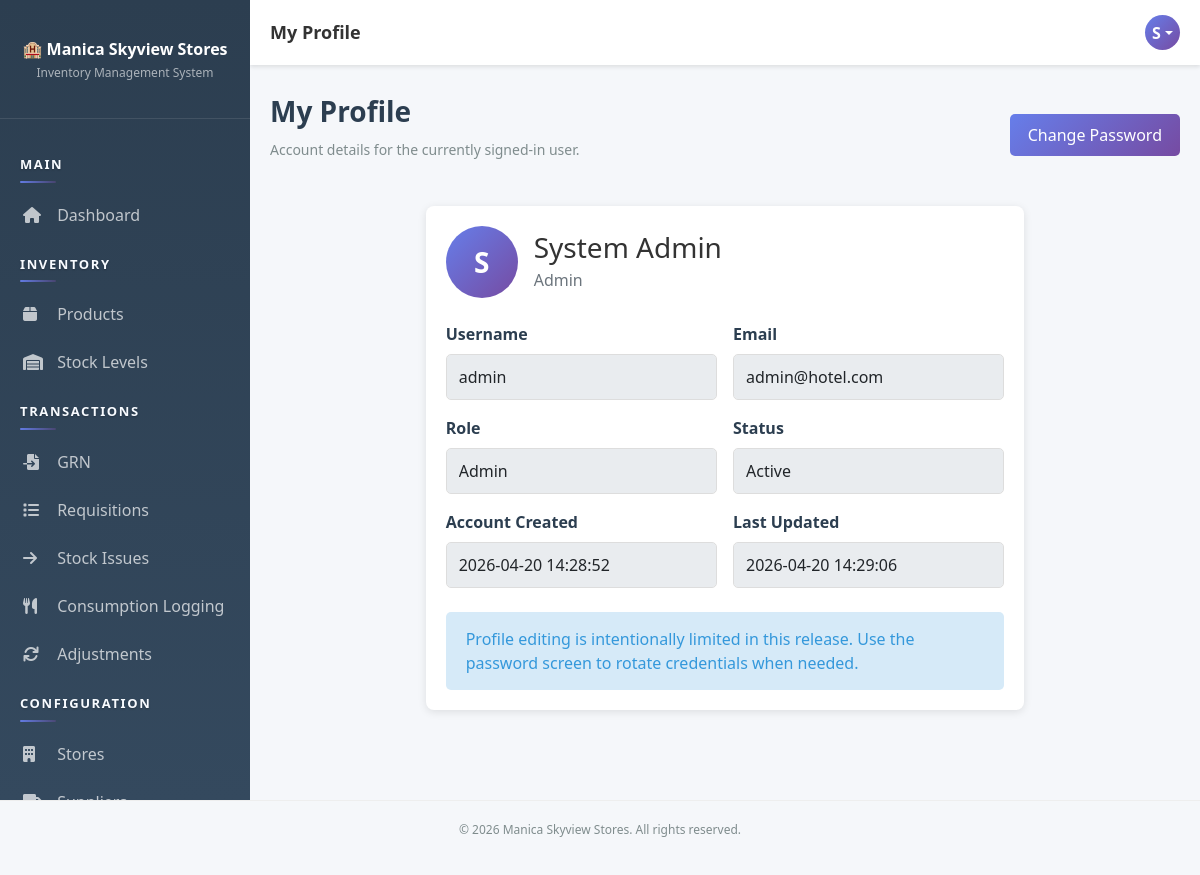
Page /pages/profile.php (signed in) on the earlier database version.
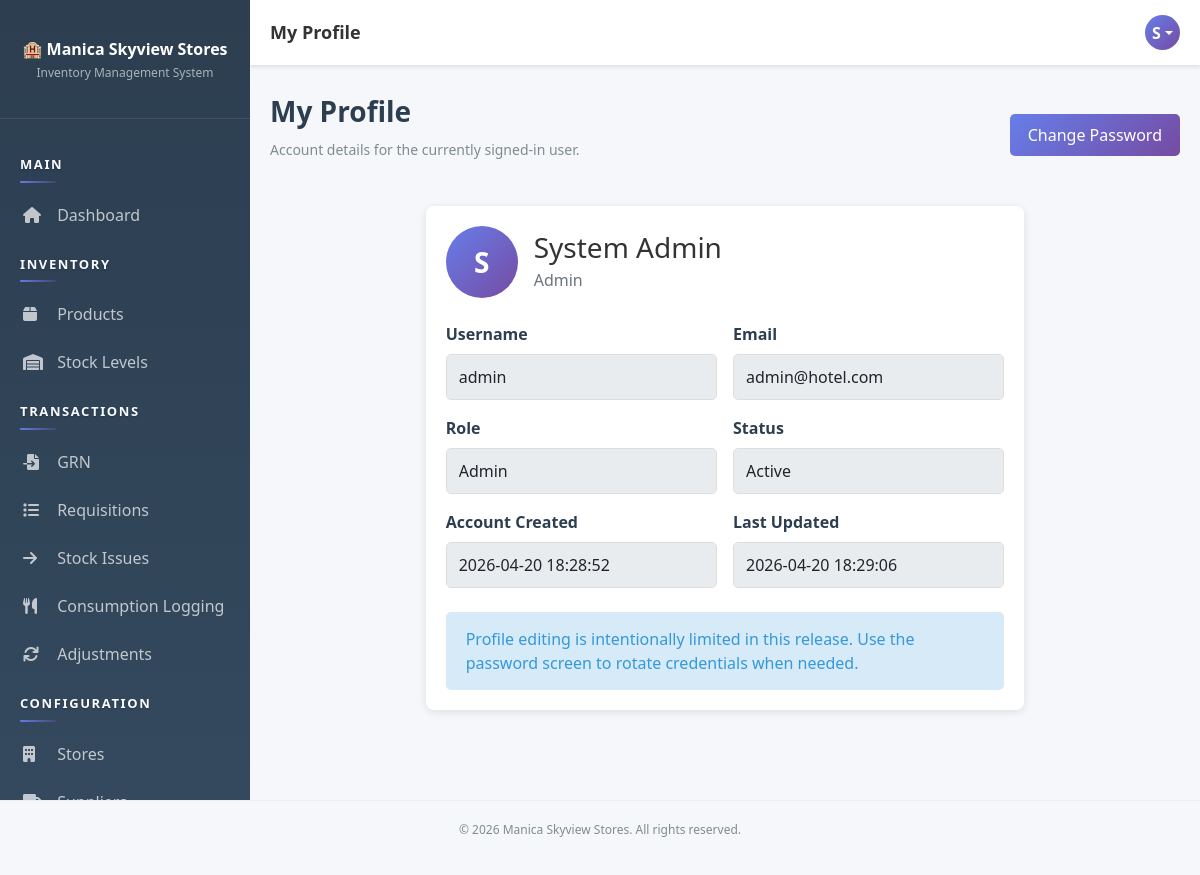
Same page on the later database version.
### tables this page shows
CREATE TABLE `users` (
  `user_id` int(11) NOT NULL AUTO_INCREMENT,
  `username` varchar(50) NOT NULL,
  `email` varchar(100) NOT NULL,
  `password` varchar(255) NOT NULL,
  `full_name` varchar(100) NOT NULL,
  `role_id` int(11) NOT NULL,
  `status` enum('active','inactive') DEFAULT 'active',
  `created_at` timestamp NOT NULL DEFAULT current_timestamp(),
  `updated_at` timestamp NOT NULL DEFAULT current_timestamp() ON UPDATE current_timestamp(),
  PRIMARY KEY (`user_id`),
  UNIQUE KEY `username` (`username`),
  UNIQUE KEY `email` (`email`),
  KEY `role_id` (`role_id`),
  CONSTRAINT `users_ibfk_1` FOREIGN KEY (`role_id`) REFERENCES `roles` (`role_id`)
);

CREATE TABLE `roles` (
  `role_id` int(11) NOT NULL AUTO_INCREMENT,
  `role_name` varchar(50) NOT NULL,
  `description` text DEFAULT NULL,
  `created_at` timestamp NOT NULL DEFAULT current_timestamp(),
  PRIMARY KEY (`role_id`),
  UNIQUE KEY `role_name` (`role_name`)
);

### app/bootstrap.php (called while the page is built, shortened)
<?php
function isAuthenticated() {
    $auth = new Auth();
    return $auth->isLoggedIn() && $auth->checkSessionTimeout();
}
function getCurrentUser() {
    if (isAuthenticated()) {
        $db = Database::getInstance()->getConnection();
        $userId = $_SESSION['user_id'];
        $sql = "SELECT u.*, r.role_name FROM users u
                JOIN roles r ON u.role_id = r.role_id
                WHERE u.user_id = ?";
        $stmt = $db->prepare($sql);
        $stmt->bind_param('i', $userId);
        $stmt->execute();
        return $stmt->get_result()->fetch_assoc();
    }
    return null;
}

### app/helpers/Database.php (called while the page is built, shortened)
<?php
class Database {
    private static $instance = null;
    private $connection = null;
    private function __construct() {
        try {
            $this->connection = new mysqli(DB_HOST, DB_USER, DB_PASS, DB_NAME);
            $this->connection->set_charset('utf8mb4');
        } catch (Exception $e) {
            die('Error: ' . $e->getMessage());
        }
    }
    public static function getInstance() {
        if (self::$instance === null) {
            self::$instance = new Database();
        }
        return self::$instance;
    }
    public function getConnection() {
        return $this->connection;
    }
}

### app/helpers/Auth.php (called while the page is built, shortened)
<?php
class Auth {
    public function __construct() {
        $this->db = Database::getInstance()->getConnection();
    }
    private function ensurePasswordResetTable() {
        $sql = "CREATE TABLE IF NOT EXISTS password_reset_tokens (
            token_id INT PRIMARY KEY AUTO_INCREMENT,
            user_id INT NOT NULL,
            token_hash VARCHAR(64) NOT NULL,
            expires_at DATETIME NOT NULL,
            used_at DATETIME NULL,
            created_at TIMESTAMP DEFAULT CURRENT_TIMESTAMP,
            FOREIGN KEY (user_id) REFERENCES users(user_id) ON DELETE CASCADE,
            INDEX idx_reset_token_hash (token_hash),
            INDEX idx_reset_token_user (user_id),
            INDEX idx_reset_token_expires (expires_at)
        )";
    }
    public function isLoggedIn() {
        return isset($_SESSION['user_id']);
    }
    public function checkSessionTimeout() {
        return true;
    }
}

### pages/profile.php (the view, shortened to what the changed rows need)
<?php
require_once __DIR__ . '/../app/bootstrap.php';
include __DIR__ . '/../app/views/layout-header.php';
?>
<div class="page-header d-flex justify-content-between align-items-center flex-wrap gap-3">
    <div>
        <h1>My Profile</h1>
    </div>
</div>
<div class="row justify-content-center">
    <div class="col-lg-8">
        <div class="card">
            <div class="card-body">
                <div class="d-flex align-items-center gap-3 mb-4">
                    <div class="user-avatar" style="width: 72px; height: 72px; font-size: 28px;">
                        <?php echo strtoupper(substr($user['full_name'] ?? 'U', 0, 1)); ?>
                    </div>
                    <div>
                        <h3 class="mb-1"><?php echo htmlspecialchars($user['full_name'] ?? 'User'); ?></h3>
                        <div class="text-muted"><?php echo htmlspecialchars($user['role_name'] ?? 'User'); ?></div>
                    </div>
                </div>
                <div class="row g-3">
                    <div class="col-md-6">
                        <label class="form-label">Username</label>
                        <input type="text" class="form-control" value="<?php echo htmlspecialchars($user['username'] ?? ''); ?>" readonly>
                    </div>
                    <div class="col-md-6">
                        <label class="form-label">Email</label>
                        <input type="email" class="form-control" value="<?php echo htmlspecialchars($user['email'] ?? ''); ?>" readonly>
                    </div>
                    <div class="col-md-6">
                        <label class="form-label">Role</label>
                        <input type="text" class="form-control" value="<?php echo htmlspecialchars($user['role_name'] ?? ''); ?>" readonly>
                    </div>
                    <div class="col-md-6">
                        <label class="form-label">Status</label>
                        <input type="text" class="form-control" value="<?php echo htmlspecialchars(ucfirst($user['status'] ?? '')); ?>" readonly>
                    </div>
                    <div class="col-md-6">
                        <label class="form-label">Account Created</label>
                        <input type="text" class="form-control" value="<?php echo htmlspecialchars($user['created_at'] ?? 'N/A'); ?>" readonly>
                    </div>
                    <div class="col-md-6">
                        <label class="form-label">Last Updated</label>
                        <input type="text" class="form-control" value="<?php echo htmlspecialchars($user['updated_at'] ?? 'N/A'); ?>" readonly>
                    </div>
                </div>
            </div>
        </div>
    </div>
</div>
<?php include __DIR__ . '/../app/views/layout-footer.php'; ?>

### app/views/layout-header.php (shortened to what the changed rows need)
<!DOCTYPE html>
<html lang="en">
<head>
    <link href="https://cdn.jsdelivr.net/npm/bootstrap@5.1.3/dist/css/bootstrap.min.css" rel="stylesheet">
    <link rel="stylesheet" href="https://cdnjs.cloudflare.com/ajax/libs/font-awesome/6.0.0/css/all.min.css">
    <link href="<?php echo SITE_URL; ?>public/css/style.css" rel="stylesheet">
</head>
<body>
    <div class="topbar">
        <div class="topbar-right">
            <div class="user-profile dropdown">
                <div class="user-avatar dropdown-toggle" role="button" data-bs-toggle="dropdown" aria-expanded="false">
                    <?php
                    $user = getCurrentUser();
                    if ($user) {
                        echo strtoupper(substr($user['full_name'], 0, 1));
                    }
                    ?>
                </div>
            </div>
        </div>
    </div>
    <div class="main-content">

Differences in the rows shown:
changed users "System Admin": created_at "2026-04-20 14:28:52" → "2026-04-20 18:28:52"; updated_at "2026-04-20 14:29:06" → "2026-04-20 18:29:06"
